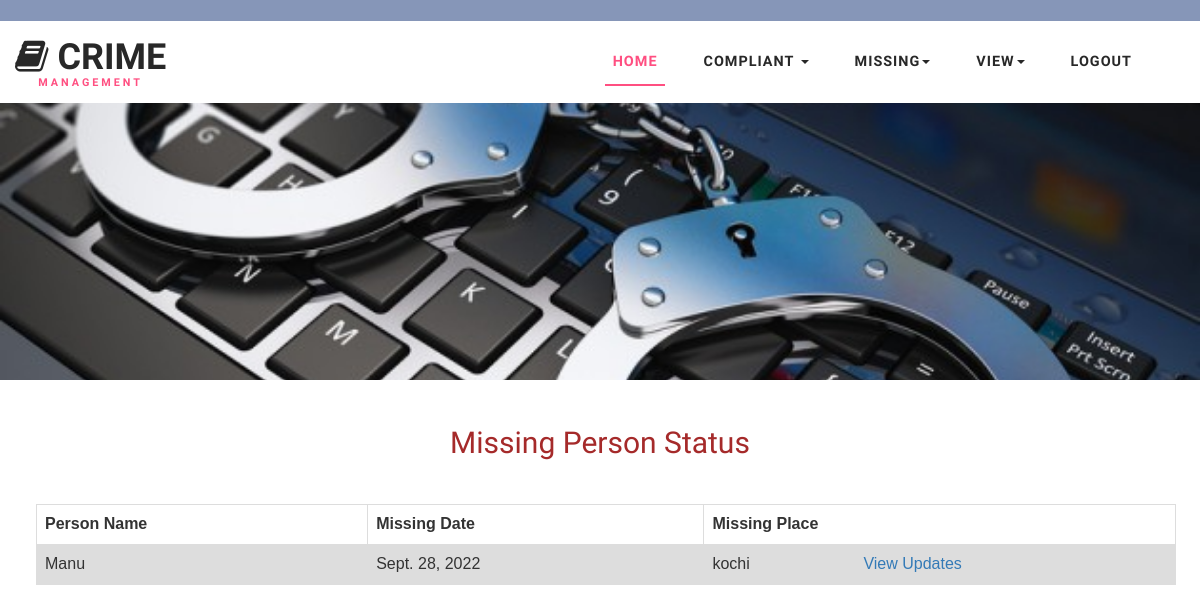
The page /userviewmissingpersonstatus (signed in) on the database its author committed.
### crimeapp/models.py (models this page shows)
class Missingperson(models.Model):
    pid=models.ForeignKey(Publicuser,on_delete=models.CASCADE,blank=True,null=True)
    name=models.CharField(max_length=100)
    address=models.CharField(max_length=100)
    contact=models.CharField(max_length=100)
    identification=models.CharField(max_length=100)
    estheight=models.CharField(max_length=100)
    estweight=models.CharField(max_length=100)
    physic=models.CharField(max_length=100)
    missdate=models.DateField()
    missplace=models.CharField(max_length=100)
    photo=models.ImageField(null=True)
    status=models.CharField(default='registered',null=True,max_length=100)

### crimeapp/views.py (the view)
# urls.py: path('userviewmissingpersonstatus', views.userviewmissingpersonstatus),
def userviewmissingpersonstatus(request):
    cid = request.session["id"]
    cmp=Missingperson.objects.filter(pid__id=cid)
    cu = Missingpersonupdate.objects.filter(mid__pid__id=cid)
    return render(request, 'userviewmissingpersonstatus.html', {'cmp':cmp,'cu':cu})

### template/userviewmissingpersonstatus.html (shortened to what this page needs)
{% extends 'userheader.html' %}
{% block content1 %}
<form method="POST">
<br>
<br>
<h2 align="center" style="color:brown">Missing Person Status</h2>
<br>
<br>
<table align="center">
    {% if cmp %}
   <tr>
    <th>Person Name</th>
    <th>Missing Date</th>
    <th colspan="2">Missing Place</th>
   </tr>
    {% for x in cmp %}
    <tr>
        <td>{{x.name}}</td>
        <td>{{x.missdate}}</td>
        <td>{{x.missplace}}</td>
        {% if cu %}
        <td><a href='/userviewmpersonupdate?id={{x.id}}'>View Updates</a></td>
        {% endif %}
    </tr>
    {% endfor %}
    {% else %}
   <center><h1>No Data Found</h1></center>
    {% endif %}
</table>
{% endblock %}

### static/css/style.css (style rules this page uses)
html, body { margin: 0; font-size: 100%; background: #fff; font-family: 'Work Sans', sans-serif; }
body a { text-decoration: none; transition: 0.5s all; -webkit-transition: 0.5s all; -moz-transition: 0.5s all; -o-transition: 0.5s all; -ms-transition: 0.5s all; }
h1, h2, h3, h4, h5, h6 { margin: 0; font-family: 'Work Sans', sans-serif; }

### template/userviewmissingpersonstatus.html (style rules this page uses)
table { font-family: arial, sans-serif; border-collapse: collapse; width: 95%; margin-left: 3%; border: #000000; }
td, th { border: 1px solid #dddddd; text-align: left; padding: 8px; }
tr:nth-child(even) { background-color: #dddddd; }

### rows shown on the page
Missingperson: name "Manu", missdate "Sept. 28, 2022", missplace "kochi"
